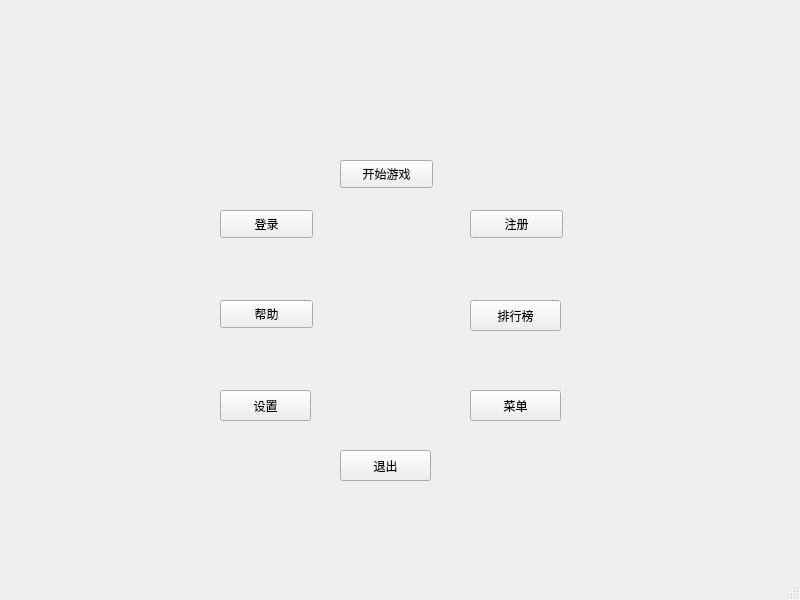
<?xml version="1.0" encoding="UTF-8"?>
<ui version="4.0">
 <class>CBejeweledDlg</class>
 <widget class="QMainWindow" name="CBejeweledDlg">
  <property name="geometry">
   <rect>
    <x>0</x>
    <y>0</y>
    <width>800</width>
    <height>600</height>
   </rect>
  </property>
  <property name="windowTitle">
   <string>MainWindow</string>
  </property>
  <widget class="QWidget" name="centralwidget">
   <widget class="QPushButton" name="pushButton">
    <property name="geometry">
     <rect>
      <x>340</x>
      <y>160</y>
      <width>93</width>
      <height>28</height>
     </rect>
    </property>
    <property name="text">
     <string>开始游戏</string>
    </property>
   </widget>
   <widget class="QPushButton" name="pushButton_2">
    <property name="geometry">
     <rect>
      <x>220</x>
      <y>300</y>
      <width>93</width>
      <height>28</height>
     </rect>
    </property>
    <property name="text">
     <string>帮助</string>
    </property>
   </widget>
   <widget class="QPushButton" name="pushButton_3">
    <property name="geometry">
     <rect>
      <x>220</x>
      <y>210</y>
      <width>93</width>
      <height>28</height>
     </rect>
    </property>
    <property name="text">
     <string>登录</string>
    </property>
   </widget>
   <widget class="QPushButton" name="pushButton_4">
    <property name="geometry">
     <rect>
      <x>470</x>
      <y>210</y>
      <width>93</width>
      <height>28</height>
     </rect>
    </property>
    <property name="text">
     <string>注册</string>
    </property>
   </widget>
   <widget class="QPushButton" name="pushButton_5">
    <property name="geometry">
     <rect>
      <x>340</x>
      <y>450</y>
      <width>91</width>
      <height>31</height>
     </rect>
    </property>
    <property name="text">
     <string>退出</string>
    </property>
   </widget>
   <widget class="QPushButton" name="pushButton_6">
    <property name="geometry">
     <rect>
      <x>470</x>
      <y>300</y>
      <width>91</width>
      <height>31</height>
     </rect>
    </property>
    <property name="text">
     <string>排行榜</string>
    </property>
   </widget>
   <widget class="QPushButton" name="pushButton_7">
    <property name="geometry">
     <rect>
      <x>470</x>
      <y>390</y>
      <width>91</width>
      <height>31</height>
     </rect>
    </property>
    <property name="text">
     <string>菜单</string>
    </property>
   </widget>
   <widget class="QPushButton" name="pushButton_8">
    <property name="geometry">
     <rect>
      <x>220</x>
      <y>390</y>
      <width>91</width>
      <height>31</height>
     </rect>
    </property>
    <property name="text">
     <string>设置</string>
    </property>
   </widget>
  </widget>
  <widget class="QMenuBar" name="menubar">
   <property name="geometry">
    <rect>
     <x>0</x>
     <y>0</y>
     <width>800</width>
     <height>22</height>
    </rect>
   </property>
  </widget>
  <widget class="QStatusBar" name="statusbar"/>
 </widget>
 <resources/>
 <connections/>
</ui>
